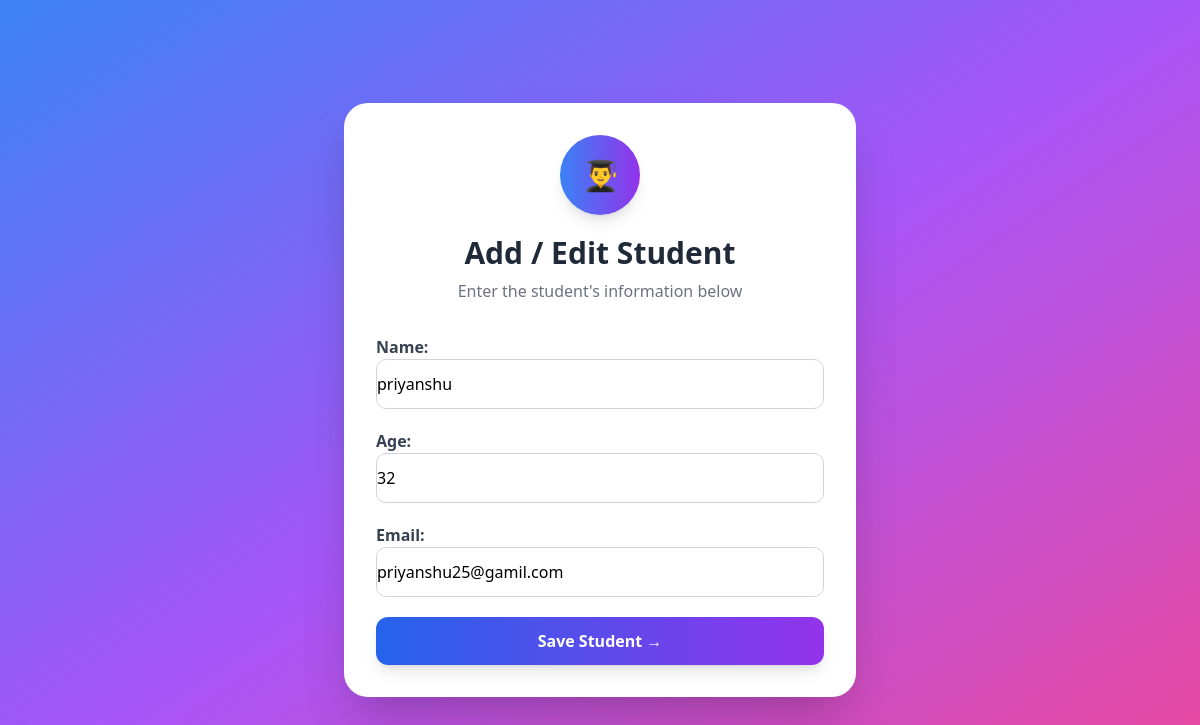
The app's page /edit/9 with its own data.
### form/models.py (models this page shows)
class Student(models.Model):
    name = models.CharField(max_length=100)
    age = models.IntegerField()
    email = models.EmailField(unique=True)

### form/views.py (the view)
# urls.py: path('edit/<int:pk>', views.student_edit, name='student_edit'),
def student_edit(request,pk):
    students = get_object_or_404(Student,pk=pk)
    if request.method =='POST':
        form = StudentForm(request.POST,instance=students)
        if form.is_valid():
            form.save()
            return redirect('student_list')
    else:
        form = StudentForm(instance=students)
    return render(request, 'student_form.html',{'form':form})

### form/forms.py
class StudentForm(forms.ModelForm):
    class Meta:
        model = Student
        fields = ['name','age','email']

### form/templates/student_form.html (shortened to what this page needs)
<!DOCTYPE html>
<html lang="en">
<head>
    <script src="https://cdn.tailwindcss.com"></script>
</head>
<body class="min-h-screen
             bg-gradient-to-br from-blue-500 via-purple-500 to-pink-500
             flex items-center justify-center
             p-6">
    <div class="w-full max-w-lg">
        <div class="bg-white rounded-3xl shadow-2xl p-8
                    hover:-translate-y-1
                    transition-all duration-300">
            <div class="flex justify-center mb-5">
                <div class="w-20 h-20 rounded-full
                            bg-gradient-to-r from-blue-500 to-purple-600
                            flex items-center justify-center
                            text-white text-3xl shadow-lg">
                    👨‍🎓
                </div>
            </div>
            <h2 class="text-3xl font-bold text-gray-800 text-center">
                Add / Edit Student
            </h2>
            <p class="text-gray-500 text-center mt-2 mb-8">
                Enter the student's information below
            </p>
            <form method="post" class="space-y-5">
                {{ form.as_p }}
                <button
                    type="submit"
                    class="w-full
                           bg-gradient-to-r from-blue-600 to-purple-600
                           text-white
                           font-semibold
                           py-3
                           rounded-xl
                           shadow-lg
                           hover:from-blue-700
                           hover:to-purple-700
                           hover:shadow-xl
                           hover:scale-[1.02]
                           active:scale-95
                           transition-all duration-200"
                >
                    Save Student →
                </button>
            </form>
        </div>
    </div>
</body>
</html>

### form/templates/student_form.html (style rules this page uses)
input, select, textarea { width: 100%; height: 50px; padding: 12px 14px; margin-top: 6px; border: 1px solid #d1d5db; border-radius: 10px; outline: none; transition: 0.2s; }
label { font-weight: 600; color: #374151; }

### records on screen
Student: name "priyanshu", age "32", email "priyanshu25@gamil.com"
